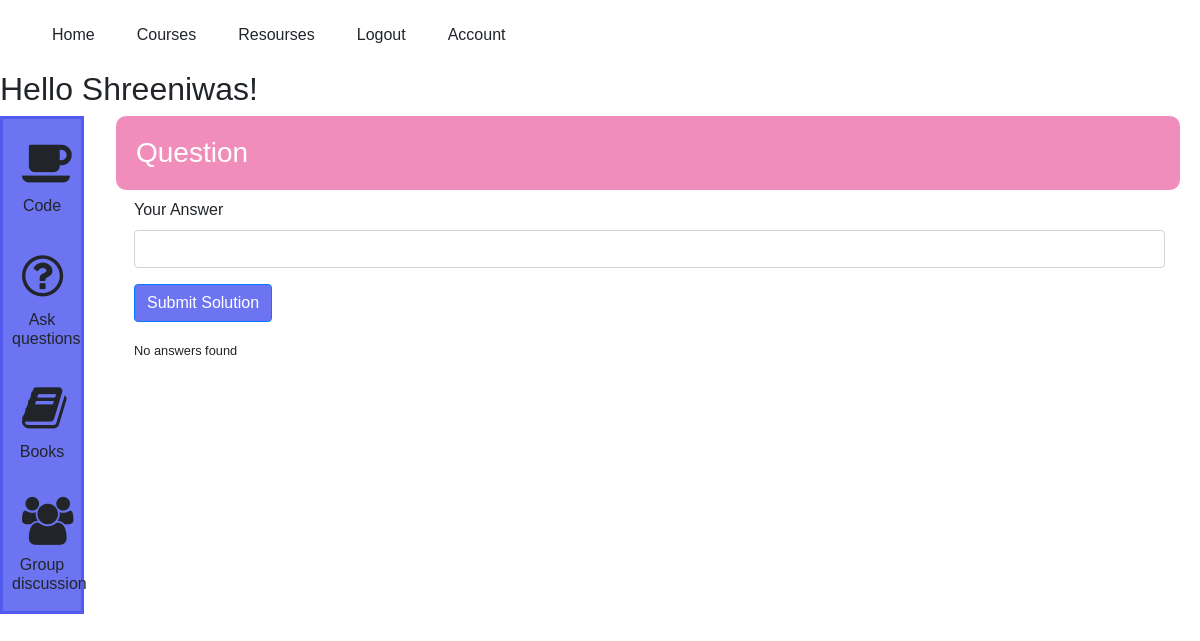
Page /post/12 (signed in) on the earlier database version.
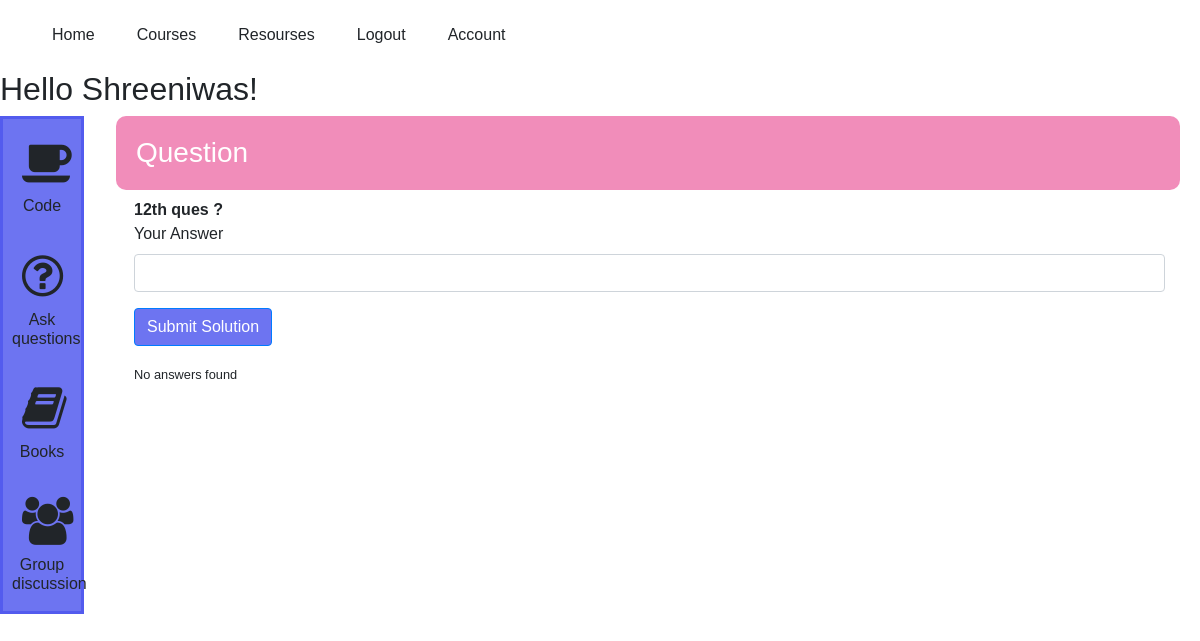
Same page on the later database version.
### flaskapp/models.py (models this page shows, shortened)
class User(db.Model, UserMixin):
    id = db.Column(db.Integer, primary_key = True)
    firstname = db.Column(db.String(60), nullable=False)
    lastname = db.Column(db.String(60), nullable=False)
    email = db.Column(db.String(60), nullable = False)
    dob= db.Column(db.Date, nullable=False)
    password = db.Column(db.String(60), nullable = False)
    number = db.Column(db.String(13), nullable=False)
    confirmed = db.Column(db.Boolean, default = False, nullable = False)
    admin = db.Column(db.Boolean, default = False, nullable = False)
    courses = db.relationship('Course', secondary=subs, lazy='dynamic',
        backref=db.backref('subscribers', lazy=True))
    answer = db.relationship('Ans', backref = db.backref('author'), lazy = True)

class Post(db.Model):
    id = db.Column(db.Integer, primary_key =True)
    ques = db.Column(db.String(150), nullable = False)
    answers = db.relationship('Ans', backref = db.backref('question'), lazy = True)

### flaskapp/routes.py (the view, shortened to what this page needs)
@app.route('/post/<int:post_id>', methods = ['GET','POST'])
@login_required
def enter_ans(post_id):
    accform = ansForm()
    return render_template('answer.html', accform = accform, heading = 'Question', post = Post.query.get(post_id))

### flaskapp/form.py
class ansForm(FlaskForm):
    answer = StringField('Your Answer', validators = [DataRequired(),Length(max = 500)])
    submit = SubmitField('Submit Solution')

### flaskapp/models.py (called while the page is built)
@login_manager.user_loader
def load_user(userId):
    return User.query.get(int(userId))

### flaskapp/templates/answer.html (shortened to what this page needs)
{% extends 'account_layout.html' %}
{% block account_content %}
<div class="outline-border">
        <b>
            {{ post.ques }}
        </b>
    {% if current_user.admin %}
    <form action="" method="POST">
        <fieldset class="form q-form">
            <div class="form-group">
                {{ accform.answer.label(class="form-control-label") }}
                {% if accform.answer.errors %}
                {{ accform.answer(class="form-control form-control-md is-invalid") }}
                <div class="invalid-feedback">
                    {% for error in accform.answer.errors %}
                    <span >{{ error }}</span>
                    {% endfor %}
                </div>
                {% else %}
                {{ accform.answer(class="form-control form-control-md") }}
                {% endif %}
            </div>
            <div class="form-group">
                {{ accform.submit(class="btn btn-primary") }}
            </div>
        </fieldset>
    </form>
    {% endif %}
    {% if post.answers %}
    {% for ans in post.answers %}
    <div style="padding-bottom: 20px;">
        <p>
            {{ ans.sol }}
        </p>
    </div>
    {% endfor %}
    {% else %}
    <div>
        <small>
            No answers found
        </small>
    </div>
    {% endif %}
</div>
{% endblock account_content %}

### flaskapp/templates/account_layout.html
{% extends 'layout.html' %}
{% block info %}
<h2>Hello {{ current_user.firstname }}!</h2>
<div class="d-flex flex-md-column bd-highlight mb-4 dashboard">
    <div class="p-2 bd-highlight btn">
        <i class="fa fa-3x fa-coffee" aria-hidden="true">
        </i>
        <h6>Code</h6>
    </div>
    <a href="{{ url_for('askQues') }}" class="p-2 bd-highlight btn">
        <i class="fa fa-question-circle-o fa-3x" aria-hidden="true"></i>
        <h6>Ask questions</h6>
    </a>
    <div class="p-2 bd-highlight btn">
        <i class="fa fa-book fa-3x" aria-hidden="true"></i>
        <h6>Books</h6>
    </div>
    <div class="p-2 bd-highlight btn">
        <i class="fa fa-users fa-3x" aria-hidden="true"></i>
        <h6>Group discussion</h6>
    </div>
</div>
<div class="courses">
    <h3 class="heading">{{ heading }}</h3>
    <div class="container">
        {% block account_content %}
        {% endblock account_content %}
    </div>
</div>
{% endblock info %}

### flaskapp/templates/layout.html (shortened to what this page needs)
<!DOCTYPE html>
<html lang="en">
<head>
    <link rel="stylesheet" href="https://stackpath.bootstrapcdn.com/bootstrap/4.5.2/css/bootstrap.min.css">
    <link href="https://maxcdn.bootstrapcdn.com/font-awesome/4.7.0/css/font-awesome.min.css" rel="stylesheet">
    <link rel= "stylesheet" type= "text/css" href= "{{ url_for('static', filename = 'style.css') }}" >
</head>
<body>
<nav id = "start" class="navbar navbar-defualt navbar-fixed-top" role = "navigation">
    <div class="container-fluid">
        <div class="d-flex flex-row-reverse bd-highlight md-3" >
            {% if current_user.is_authenticated %}
            <div class="p-2 bd-highlight" > <a class="btn btn-nav" href="{{ url_for('account', user_id = current_user.id) }}">Account</a></div>
            <div class="p-2 bd-highlight" > <a class="btn btn-nav" href="\logout">Logout</a></div>
            {% else %}
            <div class="p-2 bd-highlight" > <a class="btn btn-nav" href="\login">Login</a></div>
            <div class="p-2 bd-highlight" > <a class="btn btn-nav" href="\register">Sign Up</a></div>
            {% endif %}
            <div class="p-2 bd-highlight" > <a class="btn btn-nav" href="#" >Resourses</a></div>
            <div class="p-2 bd-highlight" > <a class="btn btn-nav" href="{{ url_for('allcourses') }}" >Courses</a></div>
            <div class="p-2 bd-highlight" > <a class="btn btn-nav" href="\">Home</a></div>
        </div>
    </div>
</nav>
    {% block info %}
    {% endblock info %}
</body>
</html>

### flaskapp/static/style.css (style rules this page uses)
body { font-family: 'Josefin Sans', sans-serif !important; }
.btn-primary { background-color: rgba(77,86,238,0.82); color: white; }
.dashboard { float: left; margin-right: 50px; width: 7%; background-color: rgba(77,86,238,0.82); box-sizing: border-box; border: solid 3px rgba(77,86,238,0.82); }
.dashboard .p-2 { align-content: center; align-items: center; text-align: center; }
i { padding: 10px; }
.courses { position: relative; padding-right: 20px; padding-left: 20px; margin-left: 8%; min-height:50vh; box-sizing: border-box; #border: grey 1px solid; }
.courses .heading { background-color: rgba(238,117,171,0.82); color: white; padding: 20px; border-radius: 10px; }

Differences in the rows shown:
added Post: ques "12th ques ?"
